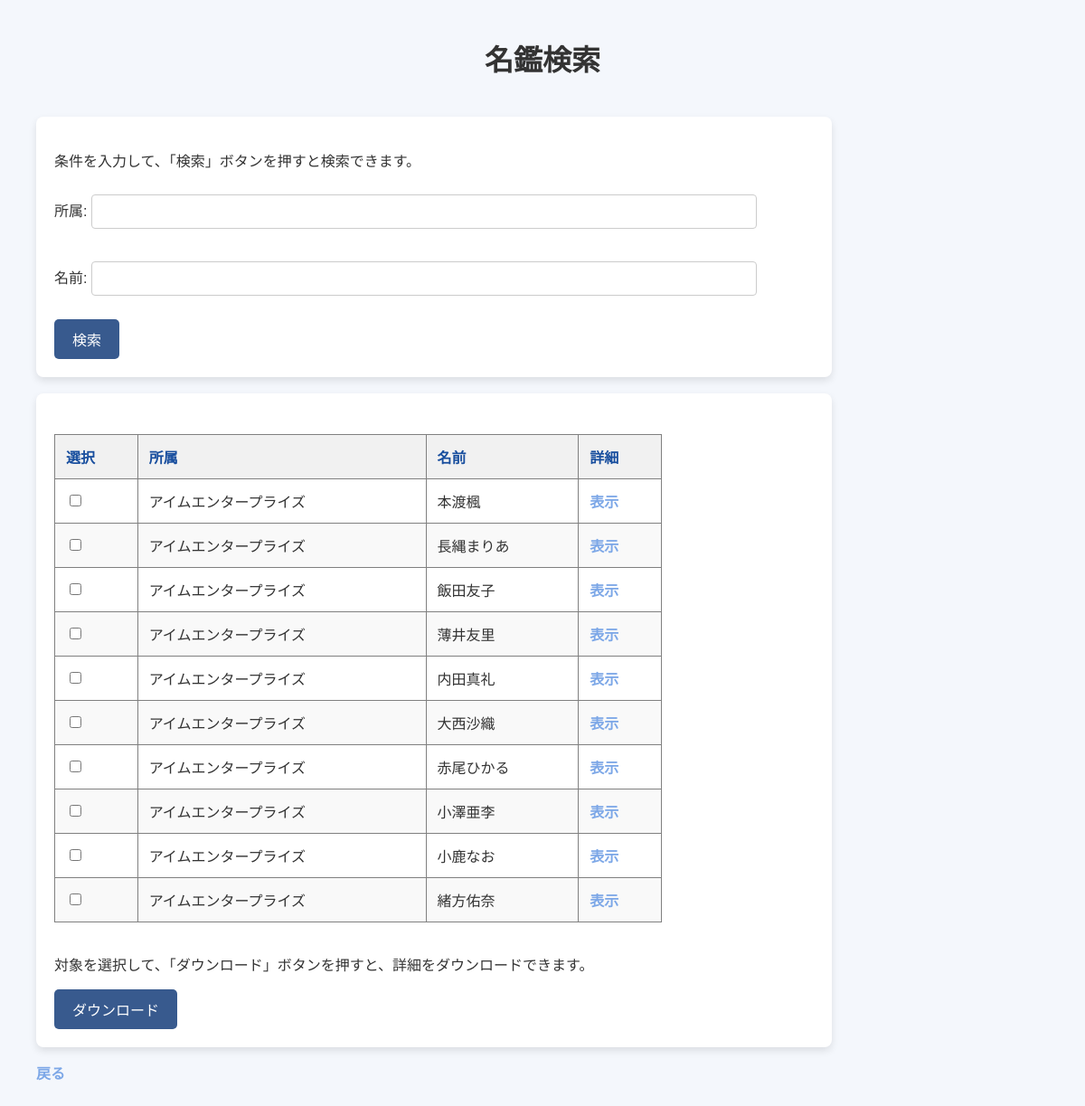
Page /search/main/ on the earlier database version.
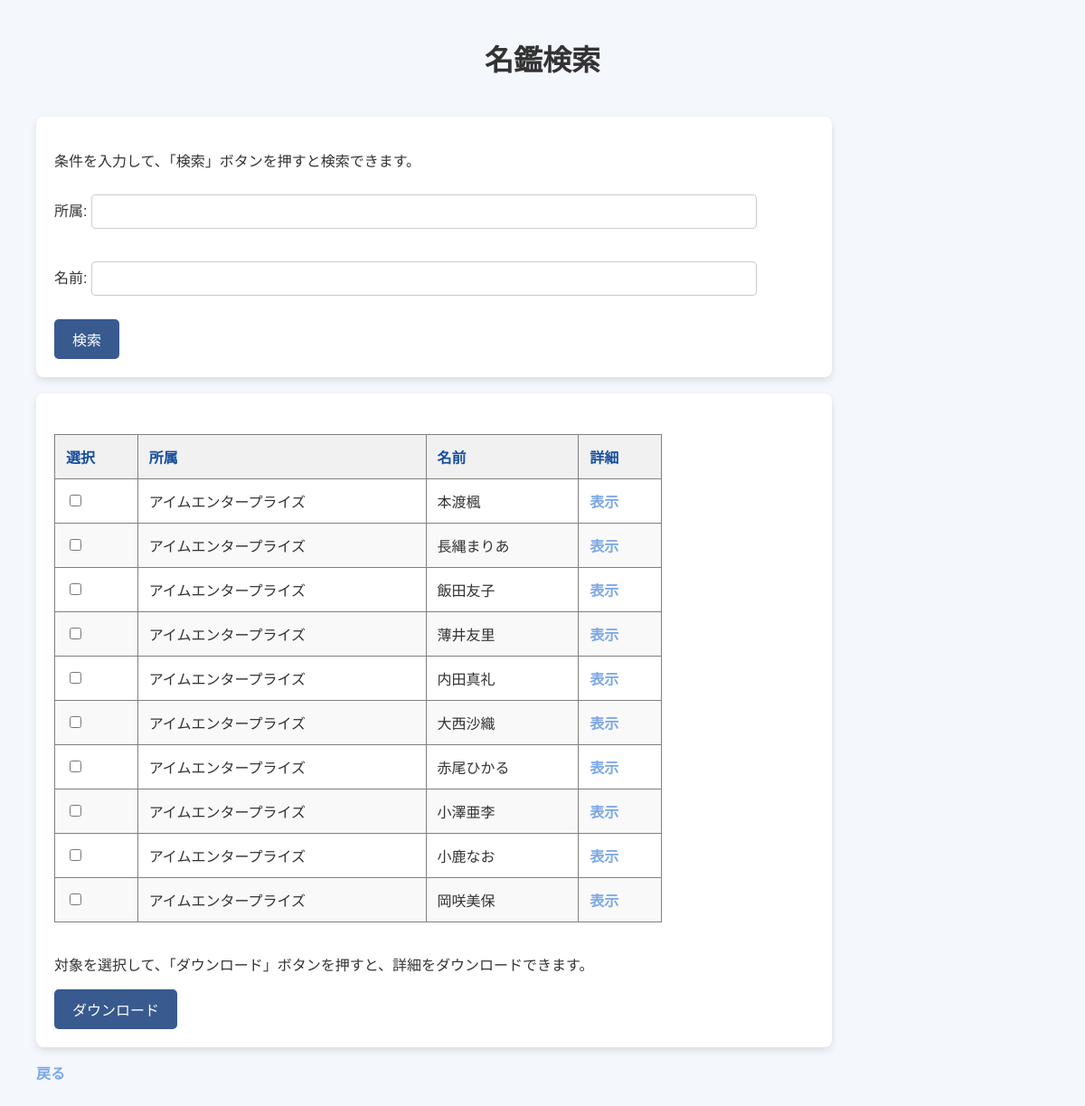
Same page on the later database version.
### search/models.py (models this page shows, shortened)
class Member(models.Model):
    id = models.UUIDField(
        primary_key=True, default=uuid.uuid4, editable=False, verbose_name="ID"
    )
    company = models.CharField(max_length=100, verbose_name="所属")
    name = models.CharField(max_length=20, verbose_name="名前")
    birthday = models.CharField(max_length=4, verbose_name="誕生日")
    hometown = models.CharField(max_length=20, verbose_name="出身")
    history = models.CharField(max_length=100, verbose_name="経歴")
    awards = models.CharField(max_length=100, null=True, verbose_name="受賞歴")
    comment = models.TextField(blank=True, null=True, verbose_name="寸評")
    created_at = models.DateTimeField(auto_now_add=True, verbose_name="作成日時")
    updated_at = models.DateTimeField(auto_now=True, verbose_name="更新日時")

### search/views.py (the view, shortened to what this page needs)
class SearchMainView(View):
    def get(self, request):
        if not request.GET:
            form = MemberForm()
            member_list = Member.objects.all()[:10]
        return render(
            request,
            "search/search_main.html",
            {"form": form, "member_list": member_list},
        )

### search/forms.py
class MemberForm(ModelForm):
    class Meta:
        model = Member
        fields = ["company", "name"]
    def __init__(self, *args, **kwargs):
        super().__init__(*args, **kwargs)
        self.fields["company"].required = False
        self.fields["name"].required = False

### templates/search/search_main.html (shortened to what this page needs)
{% extends "base/base.html" %}
{% block body %}
<div>
    <form method="POST">
        <p>条件を入力して、「検索」ボタンを押すと検索できます。</p>
        {{ form.as_p }}
        <button type="submit">検索</button>
    </form>
    <br>
    {% if member_list %}
    <form method="POST" action="{% url 'search:selected_download' %}">
        <table border="1">
            <thead>
                <tr>
                    <th>選択</th>
                    <th>所属</th>
                    <th>名前</th>
                    <th>詳細</th>
                </tr>
            </thead>
            <tbody>
                {% for member in member_list %}
                <tr>
                    <td><input type="checkbox" name="selected_members" value="{{ member.id }}"></td>
                    <td>{{ member.company }}</td>
                    <td>{{ member.name }} </td>
                    <td><a
                            href="{% url 'search:search_detail' member.id %}?company={{ form.cleaned_data.company }}&name={{ form.cleaned_data.name }}">表示</a>
                    </td>
                </tr>
                {% empty %}
                <tr>
                    <td colspan="3">該当するメンバーが見つかりませんでした。</td>
                </tr>
                {% endfor %}
            </tbody>
        </table>
        {% else %}
        <td colspan="3">対象が見つかりませんでした。</td>
        {% endif %}
        <br>
        <p>対象を選択して、「ダウンロード」ボタンを押すと、詳細をダウンロードできます。</p>
        <button type="submit">ダウンロード</button>
    </form>
    <p><a href="{% url 'search:index' %}">戻る</a></p>
</div>
{% endblock %}

Differences in the rows shown:
removed Member: company "アイムエンタープライズ", name "緒方佑奈"
now on this page (row unchanged): Member: company "アイムエンタープライズ", name "岡咲美保"
